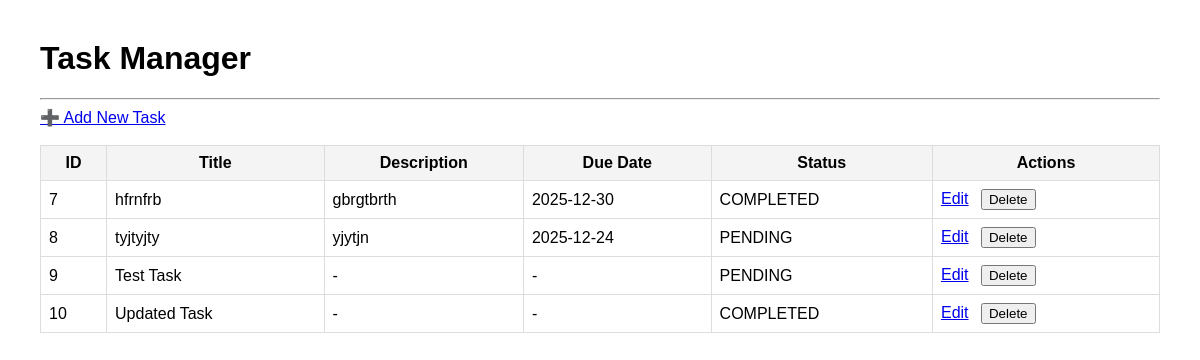
The page / on the database its author committed.
### tables this page shows
CREATE TABLE tasks (
                id INTEGER PRIMARY KEY AUTOINCREMENT,
                title TEXT NOT NULL,
                description TEXT,
                due_date TEXT,
                status TEXT DEFAULT 'PENDING'
            );

### app.py (the view)
@app.route("/")
def task_list():
    conn = get_connection()
    cursor = conn.cursor()
    cursor.execute("SELECT * FROM tasks")
    tasks = cursor.fetchall()
    conn.close()
    return render_template("tasks.html", tasks=tasks)

### db.py (called while the page is built)
def get_connection():
    conn = sqlite3.connect(DATABASE_NAME)
    conn.row_factory = sqlite3.Row
    return conn

### templates/tasks.html
{% extends "base.html" %}
{% block content %}
<a href="{{ url_for('add_task_ui') }}">➕ Add New Task</a>
<br><br>
{% if tasks %}
<table>
    <thead>
        <tr>
            <th>ID</th>
            <th>Title</th>
            <th>Description</th>
            <th>Due Date</th>
            <th>Status</th>
            <th>Actions</th>
        </tr>
    </thead>
    <tbody>
    {% for task in tasks %}
        <tr>
            <td>{{ task.id }}</td>
            <td>{{ task.title }}</td>
            <td>{{ task.description or "-" }}</td>
            <td>{{ task.due_date or "-" }}</td>
            <td>{{ task.status }}</td>
            <td>
                <a href="{{ url_for('edit_task_ui', task_id=task.id) }}">Edit</a>
                <form method="post" action="{{ url_for('delete_task_ui', task_id=task.id) }}" style="display:inline;">
                    <button type="submit">Delete</button>
                </form>
            </td>
        </tr>
    {% endfor %}
    </tbody>
</table>
{% else %}
<p>No tasks available.</p>
{% endif %}
{% endblock %}

### templates/base.html (shortened to what this page needs)
<!DOCTYPE html>
<html lang="en">
<head>
</head>
<body>
<h1>Task Manager</h1>
<hr>
{% block content %}{% endblock %}
</body>
</html>

### templates/base.html (style rules this page uses)
body { font-family: Arial, sans-serif; margin: 40px; }
table { border-collapse: collapse; width: 100%; }
th, td { border: 1px solid #ddd; padding: 8px; }
th { background-color: #f4f4f4; }
a, button { margin-right: 8px; }
form { display: inline; }

### rows shown on the page
tasks: id "7", title "hfrnfrb", description "gbrgtbrth", due_date "2025-12-30", status "COMPLETED"
tasks: id "8", title "tyjtyjty", description "yjytjn", due_date "2025-12-24", status "PENDING"
tasks: id "9", title "Test Task", description "-", due_date "-", status "PENDING"
tasks: id "10", title "Updated Task", description "-", due_date "-", status "COMPLETED"
